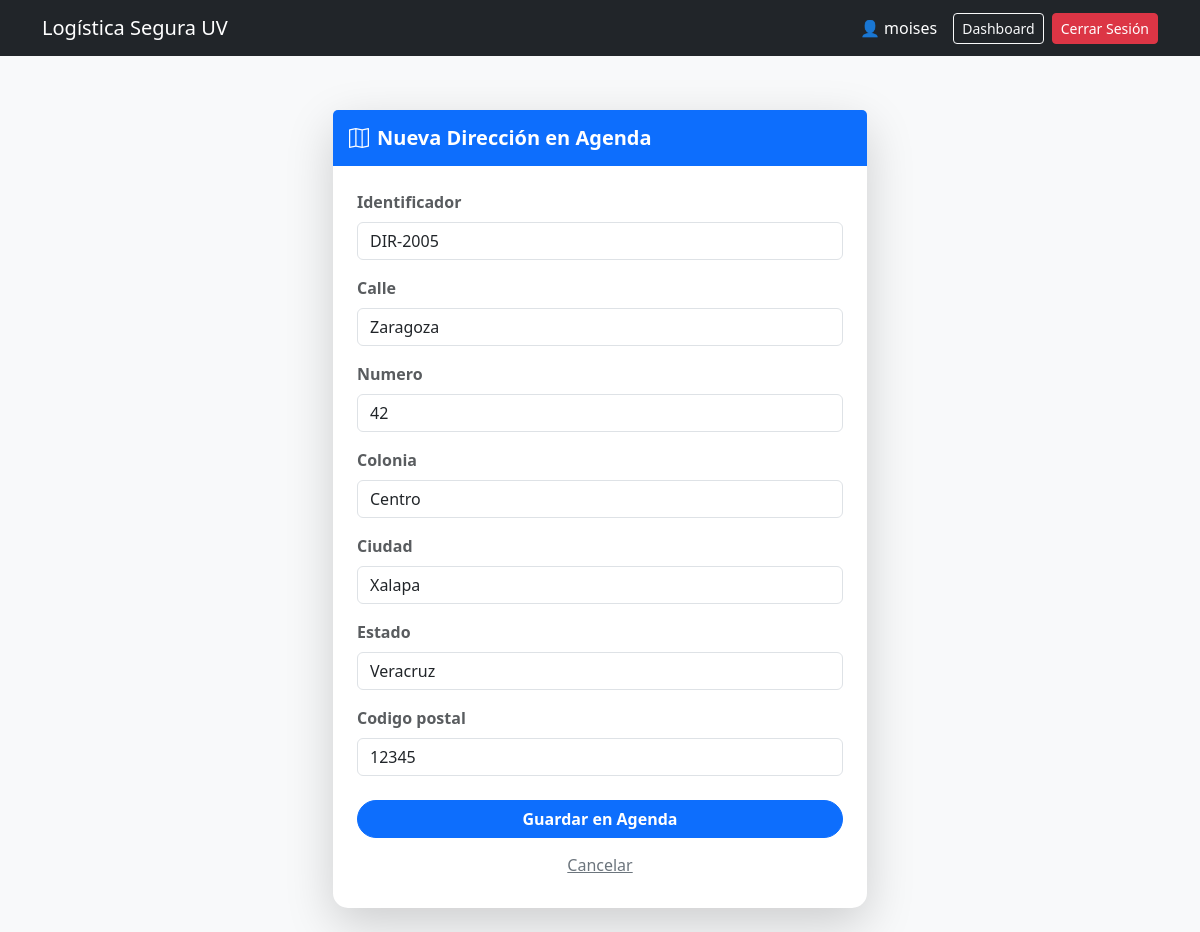
The page /clientes/direcciones/9/editar/ (signed in) on the database its author committed.
### apps/clientes/models.py (models this page shows, shortened)
class Direccion(models.Model):
    cliente = models.ForeignKey(Cliente, on_delete=models.CASCADE, related_name='direcciones')
    TIPO_CHOICES = [
        ('ORIGEN', 'Origen / Recolección'),
        ('DESTINO', 'Destino / Entrega'),
        ('RESGUARDO', 'Resguardo Interno'),
    ]
    validador_id_dir = RegexValidator(
        regex=r'^DIR-[0-9]{4,8}$',
        message="El identificador de dirección debe iniciar con 'DIR-' seguido de 4 a 8 números."
    )
    identificador = models.CharField(max_length=20, unique=True, validators=[validador_id_dir])
    calle = models.CharField(max_length=100)
    numero = models.CharField(max_length=20)
    colonia = models.CharField(max_length=100)
    ciudad = models.CharField(max_length=100)
    estado = models.CharField(max_length=50)
    validador_cp = RegexValidator(
        regex=r'^\d{5}$',
        message="El código postal debe contener exactamente 5 dígitos."
    )
    codigo_postal = models.CharField(max_length=5, validators=[validador_cp])
    tipo = models.CharField(max_length=15, choices=TIPO_CHOICES)
    creado_en = models.DateTimeField(auto_now_add=True)
    actualizado_en = models.DateTimeField(auto_now=True)

### apps/clientes/views.py (the view)
# urls.py: path('direcciones/<int:pk>/editar/', views.editar_direccion, name='editar_direccion'),
@login_required
def editar_direccion(request, pk):
    cliente_perfil = Cliente.objects.get(correo=request.user.email)
    direccion = get_object_or_404(Direccion, pk=pk, cliente=cliente_perfil)
    if request.method == 'POST':
        form = DireccionForm(request.POST, instance=direccion)
        if form.is_valid():
            form.save()
            messages.success(request, "Dirección actualizada correctamente.")
            return redirect('clientes:listar_direcciones')
    else:
        form = DireccionForm(instance=direccion)
    return render(request, 'clientes/registrar_direccion.html', {'form': form})

### apps/clientes/forms.py
class DireccionForm(forms.ModelForm):
    class Meta:
        model = Direccion
        fields = [
            'identificador', 'calle', 'numero', 'colonia',
            'ciudad', 'estado', 'codigo_postal',
        ]
    def __init__(self, *args, **kwargs):
        super(DireccionForm, self).__init__(*args, **kwargs)
        for field in self.fields.values():
            field.widget.attrs.update({'class': 'form-control'})

### templates/clientes/registrar_direccion.html (shortened to what this page needs)
{% extends 'base.html' %}
{% block content %}
<div class="container py-4">
    <div class="row justify-content-center">
        <div class="col-md-8 col-lg-6">
            <div class="card shadow-lg border-0" style="border-radius: 15px;">
                <div class="card-header bg-primary text-white py-3 border-0">
                    <h5 class="mb-0 fw-bold"><i class="bi bi-map me-2"></i>Nueva Dirección en Agenda</h5>
                </div>
                <div class="card-body p-4">
                    <form method="POST">
                        <div class="row g-3">
                            {% for field in form %}
                            <div class="col-12">
                                <label class="form-label fw-semibold text-muted">{{ field.label }}</label>
                                {{ field }}
                            </div>
                            {% endfor %}
                        </div>
                        <div class="mt-4 d-grid">
                            <button type="submit" class="btn btn-primary rounded-pill fw-bold">Guardar en
                                Agenda</button>
                            <a href="{% url 'bienes:lista_bienes' %}"
                                class="btn btn-link text-secondary mt-2">Cancelar</a>
                        </div>
                    </form>
                </div>
            </div>
        </div>
    </div>
</div>
{% endblock %}

### templates/base.html (shortened to what this page needs)
<!DOCTYPE html>
<html lang="es-mx">
<head>
    <link href="https://cdn.jsdelivr.net/npm/bootstrap@5.3.0/dist/css/bootstrap.min.css" rel="stylesheet">
    <link rel="stylesheet" href="https://cdn.jsdelivr.net/npm/bootstrap-icons@1.11.1/font/bootstrap-icons.css">
</head>
<body>
    <nav class="navbar navbar-expand-lg navbar-dark bg-dark">
        <div class="container">
            <a class="navbar-brand" href="{% url 'dashboard' %}">Logística Segura UV</a>
            <div class="d-flex text-white align-items-center">
                {% if user.is_authenticated %}
                <span class="me-3">👤 {{ user.username }}</span>
                <a href="{% url 'dashboard' %}" class="btn btn-sm btn-outline-light me-2">Dashboard</a>
                <form method="POST" action="{% url 'logout' %}" class="m-0">
                    <button type="submit" class="btn btn-sm btn-danger">Cerrar Sesión</button>
                </form>
                {% endif %}
            </div>
        </div>
    </nav>
    <div class="container">
        {% block content %}
        {% endblock %}
    </div>
</body>
</html>

### templates/base.html (style rules this page uses)
body { background-color: #f8f9fa; }
.navbar { margin-bottom: 30px; }

### rows shown on the page
Direccion: form "DIR-2005" "Zaragoza" "42" "Centro" "Xalapa" "Veracruz" "12345"

### other values the page prints
{{ user.username }} "moises"
{{ field.label }} "Identificador" "Calle" "Numero" "Colonia" "Ciudad" "Estado" "Codigo postal"
